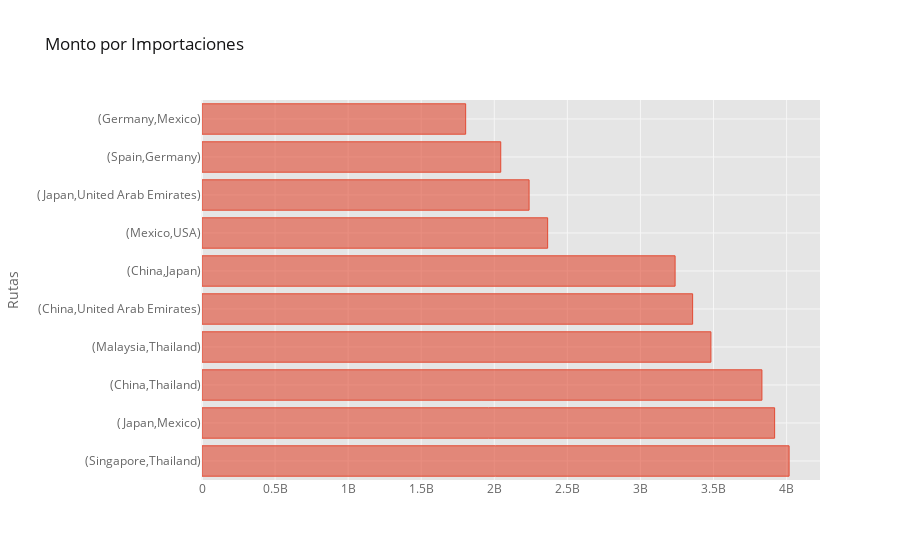

Notebook code cell kept with this figure:
### Code cell
top_val_imp.iplot(kind='barh', x=["Origen", "Destino"], y="Monto ($)", title="Monto por Importaciones", yTitle="Rutas")

### Figure 1 — Plotly figure (JSON) as saved in the notebook; plotly's stock layout.template omitted (floating-point values rounded to 4 significant figures)
{"data": [{"marker": {"color": "rgba(226, 74, 51, 0.6)", "line": {"color": "rgba(226, 74, 51, 1.0)", "width": 1}}, "name": "Monto ($)", "orientation": "h", "text": "", "type": "bar", "x": [4017000000, 3918000000, 3831000000, 3482000000, 3357000000, 3237000000, 2365000000, 2238000000, 2044000000, 1804000000], "y": ["(Singapore,Thailand)", "(Japan,Mexico)", "(China,Thailand)", "(Malaysia,Thailand)", "(China,United Arab Emirates)", "(China,Japan)", "(Mexico,USA)", "(Japan,United Arab Emirates)", "(Spain,Germany)", "(Germany,Mexico)"]}], "layout": {"legend": {"bgcolor": "#FFFFFF", "font": {"color": "#666666"}}, "paper_bgcolor": "#FFFFFF", "plot_bgcolor": "#E5E5E5", "title": {"font": {"color": "#151516"}, "text": "Monto por Importaciones"}, "xaxis": {"gridcolor": "#F6F6F6", "showgrid": true, "tickfont": {"color": "#666666"}, "title": {"font": {"color": "#666666"}, "text": ""}, "zerolinecolor": "#F6F6F6"}, "yaxis": {"gridcolor": "#F6F6F6", "showgrid": true, "tickfont": {"color": "#666666"}, "title": {"font": {"color": "#666666"}, "text": "Rutas"}, "zerolinecolor": "#F6F6F6"}}}
